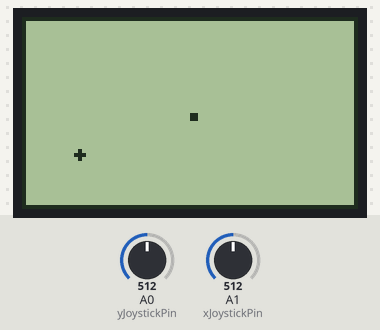
A sketch run on a simulated Arduino Uno, built with avr-gcc and run on an emulated ATmega328P. Shown: 84×48 one-colour display. Inputs (shaded band) come from the test bench; at power-on: A0 (yJoystickPin) = 512, A1 (xJoystickPin) = 512. Random numbers use the default seed unless the sketch sets one.

Above: at 1.2 s.
1.3 s: A0 (yJoystickPin) set to 810
At 1.49 s:
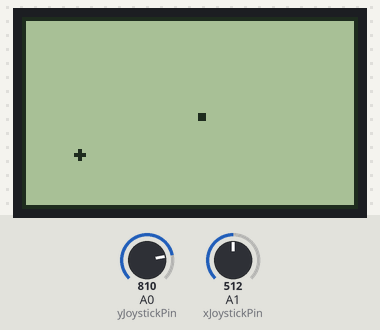
At 1.84 s:
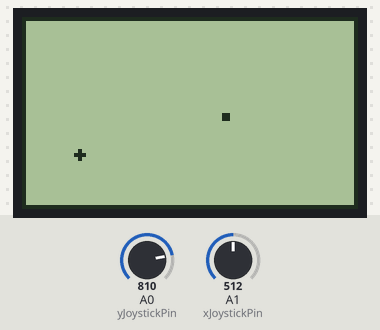
Timing chart, 0 to 4.3 s (numbered marks = the images above; inputs shaded):
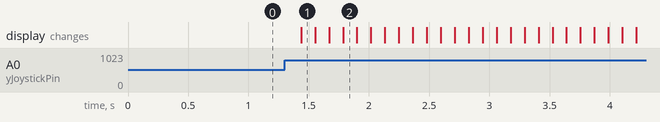

The sketch:

snake.ino
```cpp
#include <SPI.h>
#include <Adafruit_GFX.h>
#include <Adafruit_PCD8544.h>

const int PIN_RESET = 3; // LCD1 Reset
const int PIN_SCE = 4; // LCD2 Chip Select
const int PIN_DC = 5; // LCD3 Dat/Command
const int PIN_SDIN = 6; // LCD4 Data in
const int PIN_SCLK = 7; // LCD5 Clk
// LCD6 Vcc
// LCD7 Vled
// LCD8 Gnd

Adafruit_PCD8544 display = Adafruit_PCD8544(PIN_SCLK, PIN_SDIN, PIN_DC, PIN_SCE, PIN_RESET);

#define NUMFLAKES 10
#define XPOS 0
#define YPOS 1
#define DELTAY 2

#define LOGO16_GLCD_HEIGHT 16
#define LOGO16_GLCD_WIDTH 16

bool gameover;

const int width = 42;
const int height = 24;

int x, y, fruitX, fruitY, score, countDown;

int tailX[100], tailY[100]; //snake coordinates

int nTail;

enum eDirecton {
  STOP = 0, LEFT, RIGHT, UP, DOWN
}; // Controls

eDirecton dir;

//JOYSTICK

#define ROW_1 2
#define ROW_2 3
#define ROW_3 4
#define ROW_4 5
#define ROW_5 6
#define ROW_6 7
#define ROW_7 8
#define ROW_8 9

#define COL_1 10
#define COL_2 11
#define COL_3 12
#define COL_4 13
#define COL_5 A0
#define COL_6 A1
#define COL_7 A2
#define COL_8 A3

const byte rows[] = {
  ROW_1,
  ROW_2,
  ROW_3,
  ROW_4,
  ROW_5,
  ROW_6,
  ROW_7,
  ROW_8
};
const byte col[] = {
  COL_1,
  COL_2,
  COL_3,
  COL_4,
  COL_5,
  COL_6,
  COL_7,
  COL_8
};

int xJoystickPin = A1;
int yJoystickPin = A0;

int xJoystickPosition = 0;
int yJoystickPosition = 0;

void setup() {
  Serial.begin(9600);

  display.begin();

  display.setContrast(50);

  display.clearDisplay();

  resetAll();

  pinMode(xJoystickPin, INPUT);
  pinMode(yJoystickPin, INPUT);
}

void resetAll() {
  gameover = false;

  dir = STOP;

  x = width / 2;
  y = height / 2;

  fruitX = rand() % width;
  fruitY = rand() % height;

  nTail = 0;
  score = 0;
  countDown = 5;
}

void draw() {
  display.clearDisplay();

  display.drawLine(0, 0, 0, display.height() - 1, BLACK);
  display.drawLine(0, 0, display.width() - 1, 0, BLACK);
  display.drawLine(display.width() - 1, 0, display.width() - 1, display.height() - 1, BLACK);
  display.drawLine(0, display.height() - 1, display.width() - 1, display.height() - 1, BLACK);

  for (int i = 0; i < height; i++) {

    for (int j = 0; j < width; j++) {

      if (i == y && j == x) {
        // draw head
        drawSquare(j, i);
      } else if (i == fruitY && j == fruitX) {
        // draw fruit
        drawFruit(j, i);
      } else {
        // draw tail
        for (int k = 0; k < nTail; k++) {
          if (tailX[k] == j && tailY[k] == i) {
            drawSquare(j, i);
          }
        }
      }
    }
  }

  display.display();
}

void input() {
  xJoystickPosition = analogRead(xJoystickPin);
  yJoystickPosition = analogRead(yJoystickPin);

  if (800 < yJoystickPosition && 200 < xJoystickPosition && 800 > xJoystickPosition && dir != LEFT) {
    dir = RIGHT;
  } else if (800 < xJoystickPosition && 200 < yJoystickPosition && 800 > yJoystickPosition && dir != DOWN) {
    dir = UP;
  } else if (200 > yJoystickPosition && 200 < xJoystickPosition && 800 > xJoystickPosition && dir != RIGHT) {
    dir = LEFT;
  } else if (200 > xJoystickPosition && 200 < yJoystickPosition && 800 > yJoystickPosition && dir != UP) {
    dir = DOWN;
  }
}

void algorithm() {

  int prevX = tailX[0];
  int prevY = tailY[0];
  int prev2X, prev2Y;

  tailX[0] = x;
  tailY[0] = y;

  for (int i = 1; i < nTail; i++) {

    prev2X = tailX[i];
    prev2Y = tailY[i];

    tailX[i] = prevX;
    tailY[i] = prevY;

    prevX = prev2X;
    prevY = prev2Y;
  }

  switch (dir) {

  case LEFT:
    x--;
    break;

  case RIGHT:
    x++;
    break;

  case UP:
    y--;
    break;

  case DOWN:
    y++;
    break;

  default:
    break;
  }

  if (x >= width) {
    x = 0;
  } else if (x < 0) {
    x = width - 1;
  }

  if (y >= height) {
    y = 0;
  } else if (y < 0) {
    y = height - 1;
  }

  for (int i = 0; i < nTail; i++) {
    if (tailX[i] == x && tailY[i] == y) {
      gameover = true;
    }
  }

  if (x == fruitX && y == fruitY) {
    score += 10;

    fruitX = (rand() % (width - 1)) + 1;
    fruitY = (rand() % (height - 1)) + 1;

    nTail++;
  }
}

void drawSquare(int x, int y) {
  display.drawRect(x * 2, y * 2, 2, 2, BLACK);
}

void drawFruit(int x, int y) {
  display.fillCircle(x * 2, y * 2, 1, BLACK);
}

void showScore() {
  while (countDown != 0) {
    countDown--;

    display.clearDisplay();
    display.setTextSize(1);
    display.setTextColor(BLACK);
    display.setCursor(0, height / 2);
    display.print("Score : ");
    display.println(score);
    display.print("Start in... ");
    display.println(countDown);
    display.display();

    delay(1000);
  }
  resetAll();
}

void loop() {
  while (!gameover) {
    draw();
    input();
    algorithm();
    delay(100);
  }
  showScore();
}
```

Measured:
- after the input at 1.3 s, the display: changes after 0.14 s (image 1)
